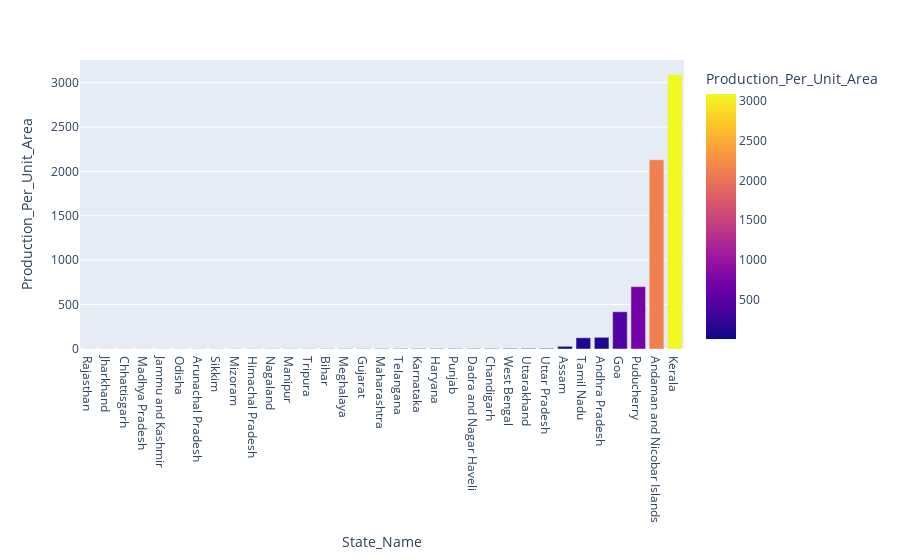

Notebook source saved alongside this figure:
### Markdown cell above
INSIGHTS DERIVED:

Average Crop Area has decresed over the years.

We had the lowest Average Crop area in Years 2002 and 2003.

### Code cell
#PRODUCTIVITY IN DIFFERENT STATES
temp = data.groupby('State_Name')['Area', 'Production'].sum().reset_index()
temp['Production_Per_Unit_Area'] = temp['Production']/temp['Area']
temp = temp.sort_values(by='Production_Per_Unit_Area')
px.bar(temp, 'State_Name', 'Production_Per_Unit_Area', color='Production_Per_Unit_Area')

### Figure 1 — Plotly figure (JSON) as saved in the notebook; plotly's stock layout.template omitted (floating-point values rounded to 4 significant figures)
{"data": [{"alignmentgroup": "True", "hovertemplate": "State_Name=%{x}<br>Production_Per_Unit_Area=%{marker.color}<extra></extra>", "legendgroup": "", "marker": {"color": [1.048, 1.148, 1.217, 1.362, 1.453, 1.465, 1.564, 1.598, 1.672, 1.78, 2.109, 2.607, 2.698, 2.857, 3.002, 3.384, 3.922, 4.126, 4.255, 4.262, 4.628, 4.66, 5.116, 6.49, 7.034, 7.459, 30.01, 126.7, 131.8, 419.5, 701.9, 2131.0, 3091.0], "coloraxis": "coloraxis", "pattern": {"shape": ""}}, "name": "", "offsetgroup": "", "orientation": "v", "showlegend": false, "textposition": "auto", "type": "bar", "x": ["Rajasthan", "Jharkhand", "Chhattisgarh", "Madhya Pradesh", "Jammu and Kashmir ", "Odisha", "Arunachal Pradesh", "Sikkim", "Mizoram", "Himachal Pradesh", "Nagaland", "Manipur", "Tripura", "Bihar", "Meghalaya", "Gujarat", "Maharashtra", "Telangana ", "Karnataka", "Haryana", "Punjab", "Dadra and Nagar Haveli", "Chandigarh", "West Bengal", "Uttarakhand", "Uttar Pradesh", "Assam", "Tamil Nadu", "Andhra Pradesh", "Goa", "Puducherry", "Andaman and Nicobar Islands", "Kerala"], "xaxis": "x", "y": [1.048, 1.148, 1.217, 1.362, 1.453, 1.465, 1.564, 1.598, 1.672, 1.78, 2.109, 2.607, 2.698, 2.857, 3.002, 3.384, 3.922, 4.126, 4.255, 4.262, 4.628, 4.66, 5.116, 6.49, 7.034, 7.459, 30.01, 126.7, 131.8, 419.5, 701.9, 2131.0, 3091.0], "yaxis": "y"}], "layout": {"barmode": "relative", "coloraxis": {"colorbar": {"title": {"text": "Production_Per_Unit_Area"}}, "colorscale": [[0, "#0d0887"], [0.1111, "#46039f"], [0.2222, "#7201a8"], [0.3333, "#9c179e"], [0.4444, "#bd3786"], [0.5556, "#d8576b"], [0.6667, "#ed7953"], [0.7778, "#fb9f3a"], [0.8889, "#fdca26"], [1, "#f0f921"]]}, "legend": {"tracegroupgap": 0}, "margin": {"t": 60}, "xaxis": {"anchor": "y", "domain": [0, 1], "title": {"text": "State_Name"}}, "yaxis": {"anchor": "x", "domain": [0, 1], "title": {"text": "Production_Per_Unit_Area"}}}}
